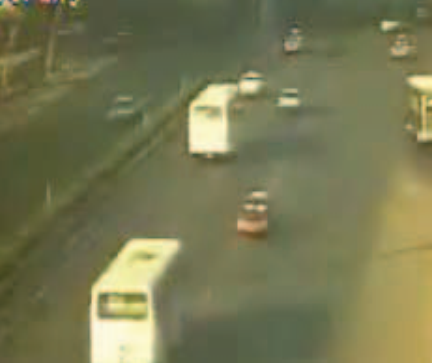
%> input picture ColorCastDetection/database/colorcast_yellow.bmp, 432 x 363 px
$ octave run.m   (GNU Octave 9; MATLAB toolbox functions it lacks are replaced by stand-ins)
%> lines starting %> are read from the running program, lines starting %| are printed output that depends on the picture; in (x1, y1, x2, y2) boxes, pixels count from 0 and x2, y2 are one past the last pixel; in counts of white or black regions, pixels touching at a corner belong together; the program's own positions count from 1
### ColorCastDetection/code/RGB space/ColorCastDetection.m
% Ref[1]. COLOR CAST DETECTION FOR SURVEILLANCE VIDEO
%     USING ADDITIVE AND SUBTRACTIVE COLOR SYSTEM

% Ref[2]. A Two-Stage Blind Image Color Correction
%     Using Color Cast Estimation
function Flag = ColorCastDetection( Image )

close all;

DISPLAY = true;

[M, N, ~] = size( Image );

ImageR = Image( :, :, 1 );    [xR, yR] = imhist( ImageR );
ImageG = Image( :, :, 2 );    [xG, yG] = imhist( ImageG );
ImageB = Image( :, :, 3 );    [xB, yB] = imhist( ImageB );

if DISPLAY
    figure;
    plot( yR, xR, 'r-' );  hold on;
    plot( yG, xG, 'g-' );  hold on;
    plot( yB, xB, 'b-' );  hold off;
    legend( 'R-channel', 'G-channel', 'B-channel' );
    title( 'image hist' );
    grid on;
end

% [15 lines of commented-out code are left out]
Hmin = min( min( ImageR, ImageG ), ImageB );
Hmax = max( max( ImageR, ImageG ), ImageB );

if DISPLAY
    figure;
    subplot( 211 );   imshow( Hmin );   title('Hmin');
    subplot( 212 );   imshow( Hmax );   title('Hmax');
end

% Ref[1]. Formula (3)
Ta = 5;
LbR = ( Hmax - ImageR ) < Ta;
LbG = ( Hmax - ImageG ) < Ta;
LbB = ( Hmax - ImageB ) < Ta;

% Ref[1]. Formula (4)
LdR = ( ImageR - Hmin ) < Ta;
LdG = ( ImageG - Hmin ) < Ta;
LdB = ( ImageB - Hmin ) < Ta;

% Normal point, Li( x, y ) = ( 1, 1, 1 )
Lb = LbR & LbG & LbB;
Ld = LdR & LdG & LdB;

if DISPLAY
    figure;
    subplot( 121 ); imshow( Lb );   title( 'Lb' );
    subplot( 122 ); imshow( Ld );   title( 'Ld' );
end

% Ref[1]. Formula (5)
LbR( Lb ) = ~LbR( Lb );
LbB( Lb ) = ~LbB( Lb );
LbG( Lb ) = ~LbG( Lb );

LdR( Ld ) = ~LdR( Ld );
LdB( Ld ) = ~LdB( Ld );
LdG( Ld ) = ~LdG( Ld );

if DISPLAY
    figure;
    subplot( 231 );	imshow( LbR );   title( 'LbR' );
    subplot( 232 );	imshow( LbB );   title( 'LbB' );
    subplot( 233 );	imshow( LbG );   title( 'LbG' );

  	subplot( 234 );	imshow( LdR );   title( 'LdR' );
    subplot( 235 );	imshow( LdB );   title( 'LdB' );
    subplot( 236 );	imshow( LdG );   title( 'LdG' );
end

% Ref[1]. Formula (6)
length = M * N;

EIRbR = sum( LbR( : ) ) / length;
EIRbG = sum( LbG( : ) ) / length;
EIRbB = sum( LbB( : ) ) / length;

EIRdR = sum( LdR( : ) ) / length;
EIRdG = sum( LdG( : ) ) / length;
EIRdB = sum( LdB( : ) ) / length;

EIRb = [ EIRbR, EIRbG, EIRbB ];
EIRd = [ EIRbB, EIRdG, EIRdB ];

if DISPLAY
    figure;
    EIR = [ EIRb , EIRd ];
    Bar = bar( diag( EIR ), 'stack' );

    set( Bar( 1 ), 'FaceColor', [ 1, 0, 0 ] );
    set( Bar( 2 ), 'FaceColor', [ 0, 1, 0 ] );
    set( Bar( 3 ), 'FaceColor', [ 0, 0, 1 ] );

    set( Bar( 4 ), 'FaceColor', [ 1, 0, 0 ] );
    set( Bar( 5 ), 'FaceColor', [ 0, 1, 0 ] );
    set( Bar( 6 ), 'FaceColor', [ 0, 0, 1 ] );

    hold on;
    plot( [ 3.5, 3.5 ], [ 0 , max(EIR) ], 'k-' );
    hold off;
end

% Ref[2]. Formula (5)
[EIRb, Indexb] = sort( EIRb, 'descend' );
[EIRd, Indexd] = sort( EIRd, 'descend' );

T1 = 0.8;   T2 = 0.8;
CC = zeros( 1, 3 );

if EIRd( 1, 1 ) - EIRd( 1, 2) > T1
    CC( 1, Indexd( end ) ) = 1;
end

if EIRb( 1, 1 ) - EIRb( 1, 2) > T2
    CC( 1, Indexb( end ) ) = 1;
end

% sum(CC)
Flag = sum( CC ) ~= 0;

### ColorCastDetection/code/RGB space/run.m
clc; clear; close all;

Files = '../../database/';
% Name = 'colorcast_normal.bmp';
Name = 'colorcast_yellow.bmp';
% Name = 'colorcast_red.bmp';
% Name = 'ͼƬ3.jpg';

Image = imread( [ Files, Name ] );
%> Image is the input picture: size 363x432x3 uint8; mean R, G, B 119.8, 120.6, 82.9
[ row, col, ~ ] = size( Image );
%> row = 363; col = 432

% resize
N = 144;
krow = floor( row / N ) * N;
%> krow = 288
kcol = floor( col / N ) * N;
%> kcol = 432
Image = Image( 1 : krow, 1 : kcol, : );
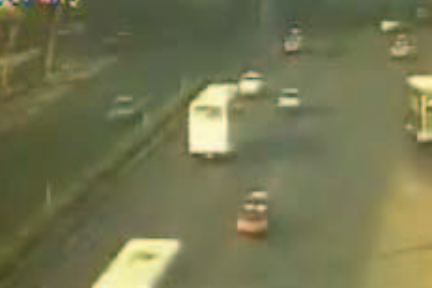
%> Image: size 288x432x3 uint8; mean R, G, B 116.2, 117.5, 80.8

% perform
tic
ColorCastDetection( Image );
%> in ColorCastDetection, `ImageR = Image( :, :, 1 )`:
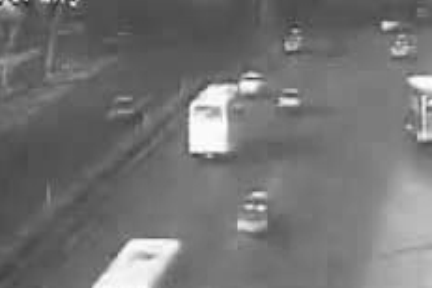
%> ImageR: size 288x432 uint8; min 43, max 255, mean 116.2
%> in ColorCastDetection, `[xR, yR] = imhist( ImageR )`: xR = 256 values, max 3877 at index 122, min 0 at index 1, mean 486; yR = 256 values from 0 to 255
%> in ColorCastDetection, `[xG, yG] = imhist( ImageG )`: xG = 256 values, max 3840 at index 128, min 0 at index 1, mean 486; yG = 256 values from 0 to 255
%> in ColorCastDetection, `ImageB = Image( :, :, 3 )`:
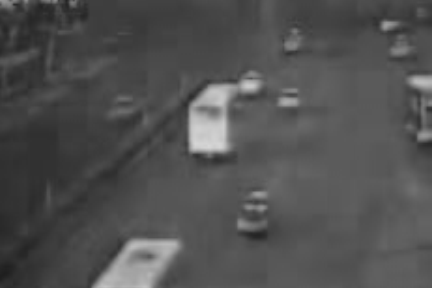
%> ImageB: size 288x432 uint8; min 30, max 215, mean 80.8
%> in ColorCastDetection, `[xB, yB] = imhist( ImageB )`: xB = 256 values, max 4422 at index 91, min 0 at index 1, mean 486; yB = 256 values from 0 to 255
%> in ColorCastDetection, `LbR = ( Hmax - ImageR ) < Ta;`:
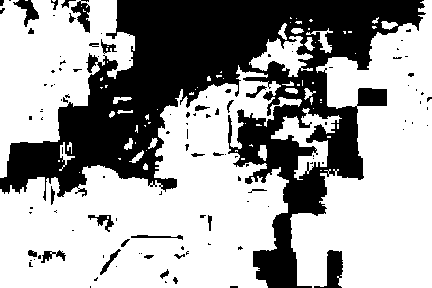
%> LbR: size 288x432 logical; 63.5% white; 117 black regions (87 under 20 px), largest, box (x1, y1, x2, y2) and area: (0, 0, 426, 288) 42298, (314, 250, 343, 288) 552, (71, 0, 90, 33) 310
%> in ColorCastDetection, `LbG = ( Hmax - ImageG ) < Ta;`:
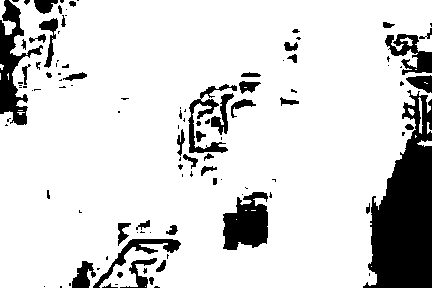
%> LbG: size 288x432 logical; 84.7% white; 110 black regions (63 under 20 px), largest, box (x1, y1, x2, y2) and area: (363, 90, 432, 288) 8233, (0, 0, 43, 125) 1987, (223, 192, 268, 250) 1885
%> in ColorCastDetection, `LbB = ( Hmax - ImageB ) < Ta;`: LbB: size 288x432 logical; 0.06% white; 3 white regions (1 under 20 px), largest, box (x1, y1, x2, y2) and area: (24, 0, 33, 6) 37, (51, 0, 59, 5) 30
%> in ColorCastDetection, `LdR = ( ImageR - Hmin ) < Ta;`: LdR: size 288x432 logical; 0.15% white; 13 white regions (9 under 20 px), largest, box (x1, y1, x2, y2) and area: (21, 0, 33, 8) 61, (51, 0, 59, 6) 28, (246, 78, 262, 80) 26, (289, 24, 298, 29) 23
%> in ColorCastDetection, `LdG = ( ImageG - Hmin ) < Ta;`: LdG: size 288x432 logical; 0.04% white; 4 white regions (3 under 20 px), largest, box (x1, y1, x2, y2) and area: (49, 0, 59, 5) 32
%> in ColorCastDetection, `LdB = ( ImageB - Hmin ) < Ta;`: LdB: size 288x432 logical; 99.9% white; 7 black regions (5 under 20 px), largest, box (x1, y1, x2, y2) and area: (22, 0, 31, 7) 47, (50, 0, 58, 5) 29
%> in ColorCastDetection, `Lb = LbR & LbG & LbB;`: Lb: size 288x432 logical; 0.01% white in thin lines or dots, all inside (x1, y1, x2, y2) = (11, 0, 59, 5)
%> in ColorCastDetection, `LbB( Lb ) = ~LbB( Lb );`: LbB: size 288x432 logical; 0.05% white; 3 white regions (1 under 20 px), largest, box (x1, y1, x2, y2) and area: (24, 0, 32, 6) 33, (51, 0, 58, 5) 25
%> in ColorCastDetection, `LbG( Lb ) = ~LbG( Lb );`: LbG: size 288x432 logical; 84.7% white; 110 black regions (63 under 20 px), largest, box (x1, y1, x2, y2) and area: (363, 90, 432, 288) 8233, (0, 0, 43, 125) 2001, (223, 192, 268, 250) 1885
%> in ColorCastDetection, `LdR( Ld ) = ~LdR( Ld );`:
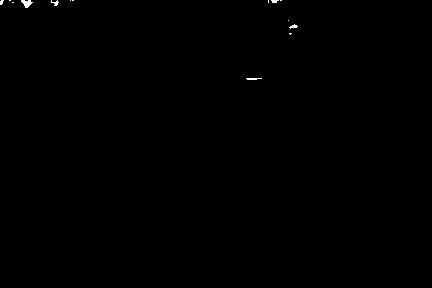
%> LdR: size 288x432 logical; 0.14% white; 14 white regions (10 under 20 px), largest, box (x1, y1, x2, y2) and area: (21, 0, 33, 8) 57, (246, 78, 262, 80) 26, (51, 0, 59, 6) 23, (289, 24, 298, 29) 23
%> in ColorCastDetection, `LdB( Ld ) = ~LdB( Ld );`: LdB: size 288x432 logical; 99.9% white; 7 black regions (5 under 20 px), largest, box (x1, y1, x2, y2) and area: (22, 0, 33, 7) 51, (50, 0, 59, 5) 34
%> in ColorCastDetection, `LdG( Ld ) = ~LdG( Ld );`: LdG: size 288x432 logical; 0.03% white; 4 white regions (3 under 20 px), largest, box (x1, y1, x2, y2) and area: (49, 0, 58, 5) 27
%> in ColorCastDetection, `EIRbR = sum( LbR( : ) ) / length;`: EIRbR = 0.635
%> in ColorCastDetection, `EIRbG = sum( LbG( : ) ) / length;`: EIRbG = 0.847
%> in ColorCastDetection, `EIRbB = sum( LbB( : ) ) / length;`: EIRbB = 0.000482
%> in ColorCastDetection, `EIRdR = sum( LdR( : ) ) / length;`: EIRdR = 0.00143
%> in ColorCastDetection, `EIRdG = sum( LdG( : ) ) / length;`: EIRdG = 0.000273
%> in ColorCastDetection, `EIRdB = sum( LdB( : ) ) / length;`: EIRdB = 0.999
%> in ColorCastDetection, `EIRb = [ EIRbR, EIRbG, EIRbB ];`: EIRb = [0.635 0.847 0.000482]
%> in ColorCastDetection, `EIRd = [ EIRbB, EIRdG, EIRdB ];`: EIRd = [0.000482 0.000273 0.999]
%> in ColorCastDetection, `EIR = [ EIRb , EIRd ];`: EIR = [0.635 0.847 0.000482 0.000482 0.000273 0.999]
%> in ColorCastDetection, `[EIRb, Indexb] = sort( EIRb, 'descend' );`: EIRb = [0.847 0.635 0.000482]; Indexb = [2 1 3]
%> in ColorCastDetection, `[EIRd, Indexd] = sort( EIRd, 'descend' );`: EIRd = [0.999 0.000482 0.000273]; Indexd = [3 1 2]
%> in ColorCastDetection, `Flag = sum( CC ) ~= 0;`: Flag = true
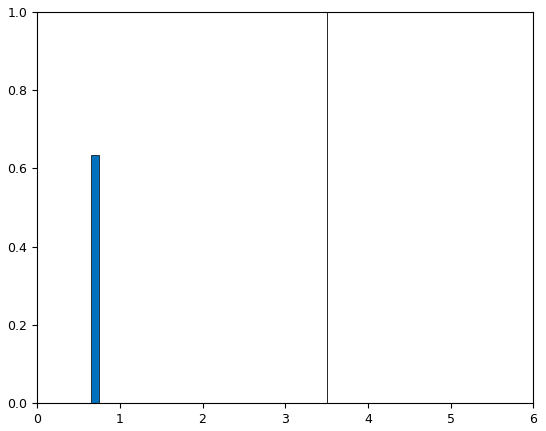
%> figure redrawn from the program's plot data; tallest bar 0.635 high, from x = 0.653 to 0.747
% FUN_COLORCASTDETECTION = @( Image ) ColorCastDetection( Image.data );
% FLAG = blockproc( Image, [ N, N ], FUN_COLORCASTDETECTION );
toc
% [ m, n ] = size( FLAG );
% len = m * n;
% 100 * sum ( FLAG( : ) ) / len

$ run again, with ColorCastDetection/database/colorcast_red.bmp copied over ColorCastDetection/database/colorcast_yellow.bmp
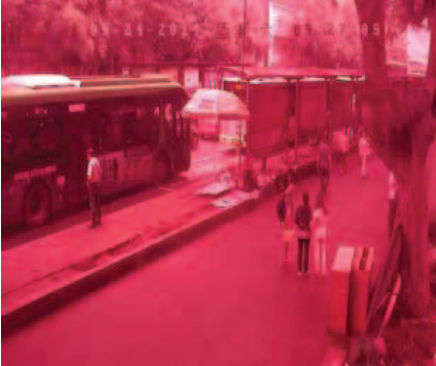
%> input picture ColorCastDetection/database/colorcast_red.bmp, 436 x 366 px
%> Image is the input picture: size 366x436x3 uint8; mean R, G, B 179.4, 48, 74.7
%> Image: size 288x432x3 uint8
%> xR = 256 values, max 2132 at index 238, min 0 at index 1, mean 486; yR = 256 values from 0 to 255
%> xG = 256 values, max 3638 at index 31, min 0 at index 1, mean 486; yG = 256 values from 0 to 255
%> xB = 256 values, max 2448 at index 90, min 0 at index 1, mean 486; yB = 256 values from 0 to 255
%> Lb: size 288x432 logical; 0.35% white in thin lines or dots, all inside (x1, y1, x2, y2) = (0, 0, 66, 288)
%> in ColorCastDetection, `LdB( Ld ) = ~LdB( Ld );`:
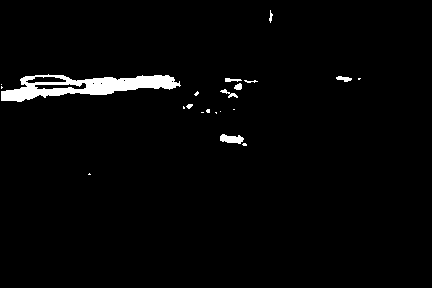
%> LdB: size 288x432 logical; 2.3% white; 21 white regions (12 under 20 px), largest, box (x1, y1, x2, y2) and area: (1, 74, 181, 102) 2385, (220, 134, 244, 144) 161, (336, 76, 352, 82) 59
%> EIRbR = 0.996
%> EIRbG = 0.000201
%> EIRbB = 0.000378
%> EIRdR = 0.000153
%> EIRdG = 0.989
%> EIRdB = 0.0232
%> in ColorCastDetection, `EIRb = [ EIRbR, EIRbG, EIRbB ];`: EIRb = [0.996 0.000201 0.000378]
%> in ColorCastDetection, `EIRd = [ EIRbB, EIRdG, EIRdB ];`: EIRd = [0.000378 0.989 0.0232]
%> EIR = [0.996 0.000201 0.000378 0.000378 0.989 0.0232]
%> in ColorCastDetection, `[EIRb, Indexb] = sort( EIRb, 'descend' );`: EIRb = [0.996 0.000378 0.000201]; Indexb = [1 3 2]
%> in ColorCastDetection, `[EIRd, Indexd] = sort( EIRd, 'descend' );`: EIRd = [0.989 0.0232 0.000378]; Indexd = [2 3 1]
%> Flag = true
%> `ColorCastDetection( Image );`:
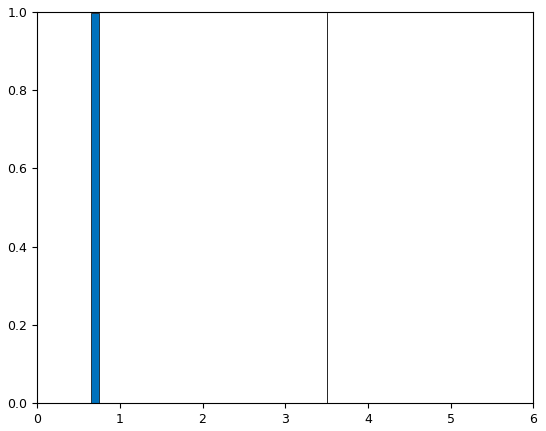
%> figure redrawn from the program's plot data; tallest bar 0.996 high, from x = 0.653 to 0.747
